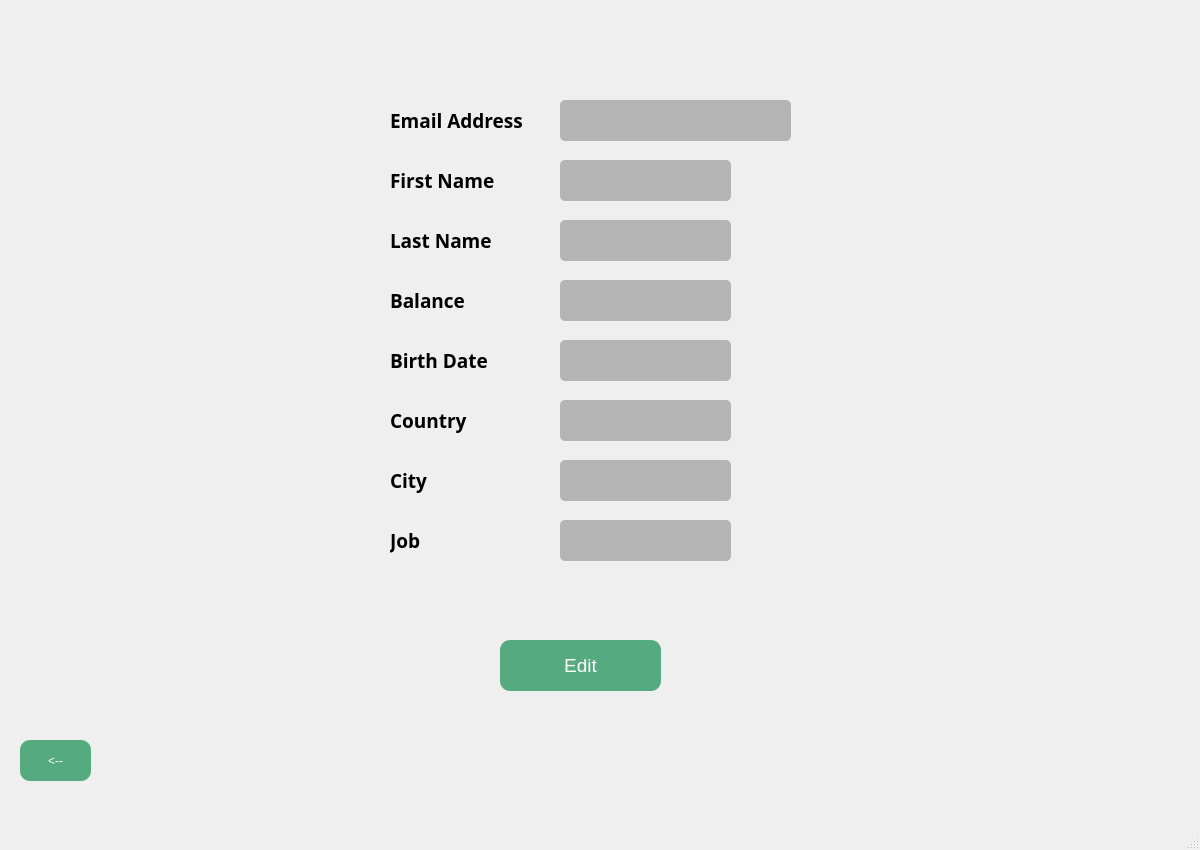
<?xml version="1.0" encoding="UTF-8"?>
<ui version="4.0">
 <class>MainWindow</class>
 <widget class="QMainWindow" name="MainWindow">
  <property name="geometry">
   <rect>
    <x>0</x>
    <y>0</y>
    <width>1200</width>
    <height>850</height>
   </rect>
  </property>
  <property name="windowTitle">
   <string>MainWindow</string>
  </property>
  <widget class="QWidget" name="centralwidget">
   <widget class="QPushButton" name="editbutton">
    <property name="geometry">
     <rect>
      <x>500</x>
      <y>640</y>
      <width>161</width>
      <height>51</height>
     </rect>
    </property>
    <property name="font">
     <font>
      <pointsize>14</pointsize>
     </font>
    </property>
    <property name="styleSheet">
     <string notr="true">border-radius: 10px;
color: rgb(255, 255, 255);
background-color: rgb(85, 170, 127);</string>
    </property>
    <property name="text">
     <string>Edit</string>
    </property>
   </widget>
   <widget class="QLabel" name="emaillabel">
    <property name="geometry">
     <rect>
      <x>390</x>
      <y>100</y>
      <width>151</width>
      <height>41</height>
     </rect>
    </property>
    <property name="font">
     <font>
      <family>Yu Gothic UI Semibold</family>
      <pointsize>14</pointsize>
      <weight>75</weight>
      <bold>true</bold>
     </font>
    </property>
    <property name="text">
     <string>Email Address</string>
    </property>
    <property name="wordWrap">
     <bool>false</bool>
    </property>
   </widget>
   <widget class="QLabel" name="firstnamelabel">
    <property name="geometry">
     <rect>
      <x>390</x>
      <y>160</y>
      <width>121</width>
      <height>41</height>
     </rect>
    </property>
    <property name="font">
     <font>
      <family>Yu Gothic UI Semibold</family>
      <pointsize>14</pointsize>
      <weight>75</weight>
      <bold>true</bold>
     </font>
    </property>
    <property name="text">
     <string>First Name</string>
    </property>
    <property name="wordWrap">
     <bool>false</bool>
    </property>
   </widget>
   <widget class="QLabel" name="lastnamelabel">
    <property name="geometry">
     <rect>
      <x>390</x>
      <y>220</y>
      <width>121</width>
      <height>41</height>
     </rect>
    </property>
    <property name="font">
     <font>
      <family>Yu Gothic UI Semibold</family>
      <pointsize>14</pointsize>
      <weight>75</weight>
      <bold>true</bold>
     </font>
    </property>
    <property name="text">
     <string>Last Name</string>
    </property>
   </widget>
   <widget class="QLabel" name="Balancelabel">
    <property name="geometry">
     <rect>
      <x>390</x>
      <y>280</y>
      <width>91</width>
      <height>41</height>
     </rect>
    </property>
    <property name="font">
     <font>
      <family>Yu Gothic UI Semibold</family>
      <pointsize>14</pointsize>
      <weight>75</weight>
      <bold>true</bold>
     </font>
    </property>
    <property name="text">
     <string>Balance</string>
    </property>
   </widget>
   <widget class="QLabel" name="bdatelabel">
    <property name="geometry">
     <rect>
      <x>390</x>
      <y>340</y>
      <width>111</width>
      <height>41</height>
     </rect>
    </property>
    <property name="font">
     <font>
      <family>Yu Gothic UI Semibold</family>
      <pointsize>14</pointsize>
      <weight>75</weight>
      <bold>true</bold>
     </font>
    </property>
    <property name="text">
     <string>Birth Date</string>
    </property>
    <property name="wordWrap">
     <bool>false</bool>
    </property>
   </widget>
   <widget class="QLabel" name="citylabel">
    <property name="geometry">
     <rect>
      <x>390</x>
      <y>460</y>
      <width>61</width>
      <height>41</height>
     </rect>
    </property>
    <property name="font">
     <font>
      <family>Yu Gothic UI Semibold</family>
      <pointsize>14</pointsize>
      <weight>75</weight>
      <bold>true</bold>
     </font>
    </property>
    <property name="text">
     <string>City</string>
    </property>
    <property name="wordWrap">
     <bool>false</bool>
    </property>
   </widget>
   <widget class="QLabel" name="countrylabel">
    <property name="geometry">
     <rect>
      <x>390</x>
      <y>400</y>
      <width>91</width>
      <height>41</height>
     </rect>
    </property>
    <property name="font">
     <font>
      <family>Yu Gothic UI Semibold</family>
      <pointsize>14</pointsize>
      <weight>75</weight>
      <bold>true</bold>
     </font>
    </property>
    <property name="text">
     <string>Country</string>
    </property>
   </widget>
   <widget class="QLabel" name="joblabel">
    <property name="geometry">
     <rect>
      <x>390</x>
      <y>520</y>
      <width>51</width>
      <height>41</height>
     </rect>
    </property>
    <property name="font">
     <font>
      <family>Yu Gothic UI Semibold</family>
      <pointsize>14</pointsize>
      <weight>75</weight>
      <bold>true</bold>
     </font>
    </property>
    <property name="text">
     <string>Job</string>
    </property>
   </widget>
   <widget class="QLabel" name="mailview">
    <property name="geometry">
     <rect>
      <x>560</x>
      <y>100</y>
      <width>231</width>
      <height>41</height>
     </rect>
    </property>
    <property name="font">
     <font>
      <pointsize>12</pointsize>
     </font>
    </property>
    <property name="styleSheet">
     <string notr="true">border-radius: 5px;
background-color: rgb(180, 180, 180);</string>
    </property>
    <property name="text">
     <string/>
    </property>
   </widget>
   <widget class="QLabel" name="fnameview">
    <property name="geometry">
     <rect>
      <x>560</x>
      <y>160</y>
      <width>171</width>
      <height>41</height>
     </rect>
    </property>
    <property name="font">
     <font>
      <pointsize>12</pointsize>
     </font>
    </property>
    <property name="styleSheet">
     <string notr="true">border-radius: 5px;
background-color: rgb(180, 180, 180);</string>
    </property>
    <property name="text">
     <string/>
    </property>
   </widget>
   <widget class="QLabel" name="lnameview">
    <property name="geometry">
     <rect>
      <x>560</x>
      <y>220</y>
      <width>171</width>
      <height>41</height>
     </rect>
    </property>
    <property name="font">
     <font>
      <pointsize>12</pointsize>
     </font>
    </property>
    <property name="styleSheet">
     <string notr="true">border-radius: 5px;
background-color: rgb(180, 180, 180);</string>
    </property>
    <property name="text">
     <string/>
    </property>
   </widget>
   <widget class="QLabel" name="balanceview">
    <property name="geometry">
     <rect>
      <x>560</x>
      <y>280</y>
      <width>171</width>
      <height>41</height>
     </rect>
    </property>
    <property name="font">
     <font>
      <pointsize>12</pointsize>
     </font>
    </property>
    <property name="styleSheet">
     <string notr="true">border-radius: 5px;
background-color: rgb(180, 180, 180);</string>
    </property>
    <property name="text">
     <string/>
    </property>
   </widget>
   <widget class="QLabel" name="bdateview">
    <property name="geometry">
     <rect>
      <x>560</x>
      <y>340</y>
      <width>171</width>
      <height>41</height>
     </rect>
    </property>
    <property name="font">
     <font>
      <pointsize>12</pointsize>
     </font>
    </property>
    <property name="styleSheet">
     <string notr="true">border-radius: 5px;
background-color: rgb(180, 180, 180);</string>
    </property>
    <property name="text">
     <string/>
    </property>
   </widget>
   <widget class="QLabel" name="countryview">
    <property name="geometry">
     <rect>
      <x>560</x>
      <y>400</y>
      <width>171</width>
      <height>41</height>
     </rect>
    </property>
    <property name="font">
     <font>
      <pointsize>12</pointsize>
     </font>
    </property>
    <property name="styleSheet">
     <string notr="true">border-radius: 5px;
background-color: rgb(180, 180, 180);</string>
    </property>
    <property name="text">
     <string/>
    </property>
   </widget>
   <widget class="QLabel" name="cityview">
    <property name="geometry">
     <rect>
      <x>560</x>
      <y>460</y>
      <width>171</width>
      <height>41</height>
     </rect>
    </property>
    <property name="font">
     <font>
      <pointsize>12</pointsize>
     </font>
    </property>
    <property name="styleSheet">
     <string notr="true">border-radius: 5px;
background-color: rgb(180, 180, 180);</string>
    </property>
    <property name="text">
     <string/>
    </property>
   </widget>
   <widget class="QLabel" name="jobview">
    <property name="geometry">
     <rect>
      <x>560</x>
      <y>520</y>
      <width>171</width>
      <height>41</height>
     </rect>
    </property>
    <property name="font">
     <font>
      <pointsize>12</pointsize>
     </font>
    </property>
    <property name="styleSheet">
     <string notr="true">border-radius: 5px;
background-color: rgb(180, 180, 180);</string>
    </property>
    <property name="text">
     <string/>
    </property>
   </widget>
   <widget class="QPushButton" name="backbutton">
    <property name="geometry">
     <rect>
      <x>20</x>
      <y>740</y>
      <width>71</width>
      <height>41</height>
     </rect>
    </property>
    <property name="styleSheet">
     <string notr="true">border-radius: 10px;
color: rgb(255, 255, 255);
background-color: rgb(85, 170, 127);</string>
    </property>
    <property name="text">
     <string>&lt;--</string>
    </property>
   </widget>
  </widget>
  <widget class="QMenuBar" name="menubar">
   <property name="geometry">
    <rect>
     <x>0</x>
     <y>0</y>
     <width>1200</width>
     <height>26</height>
    </rect>
   </property>
  </widget>
  <widget class="QStatusBar" name="statusbar"/>
 </widget>
 <resources/>
 <connections/>
</ui>
